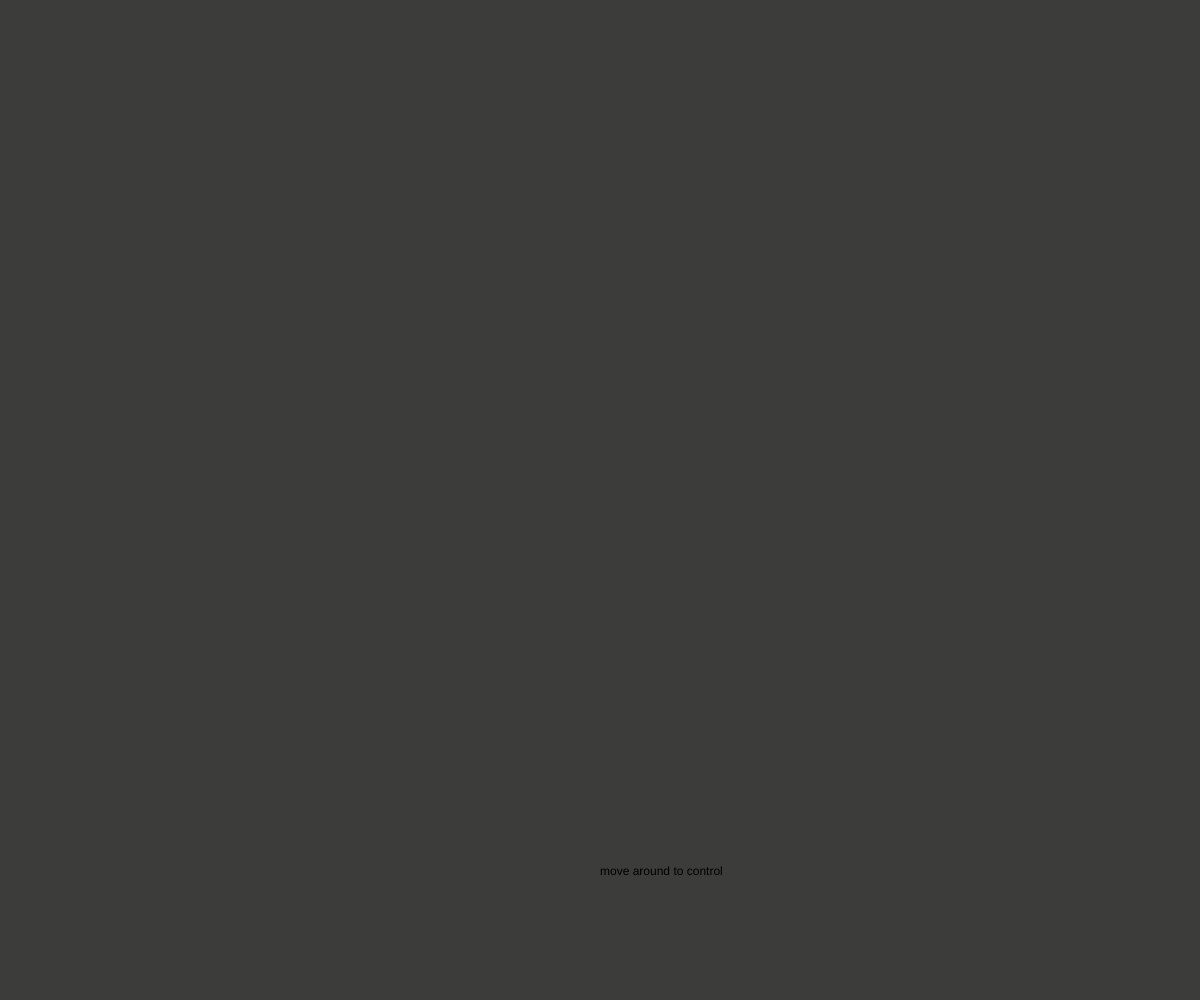
Frame 1 (no input)
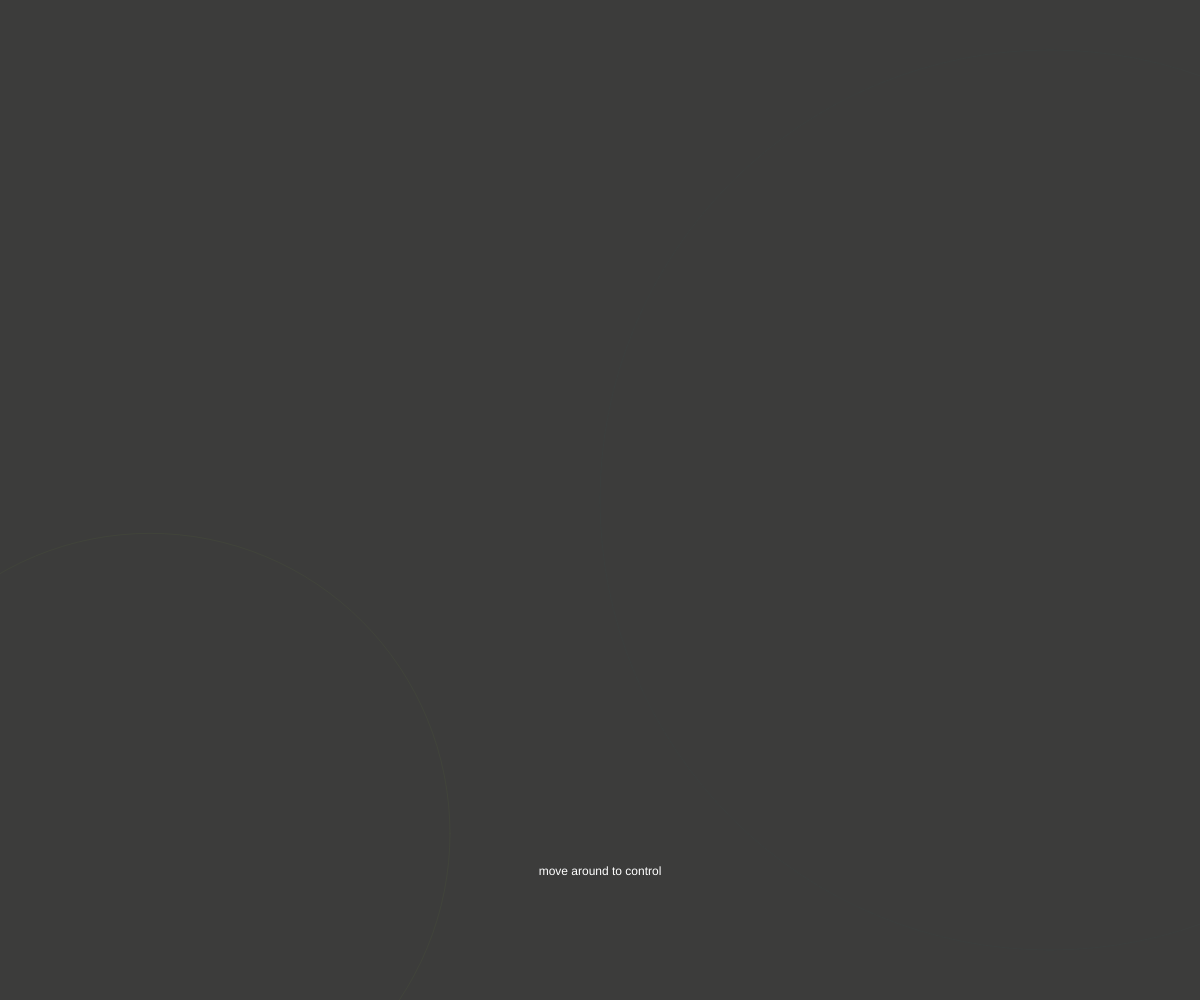
Frame 60 (no input)
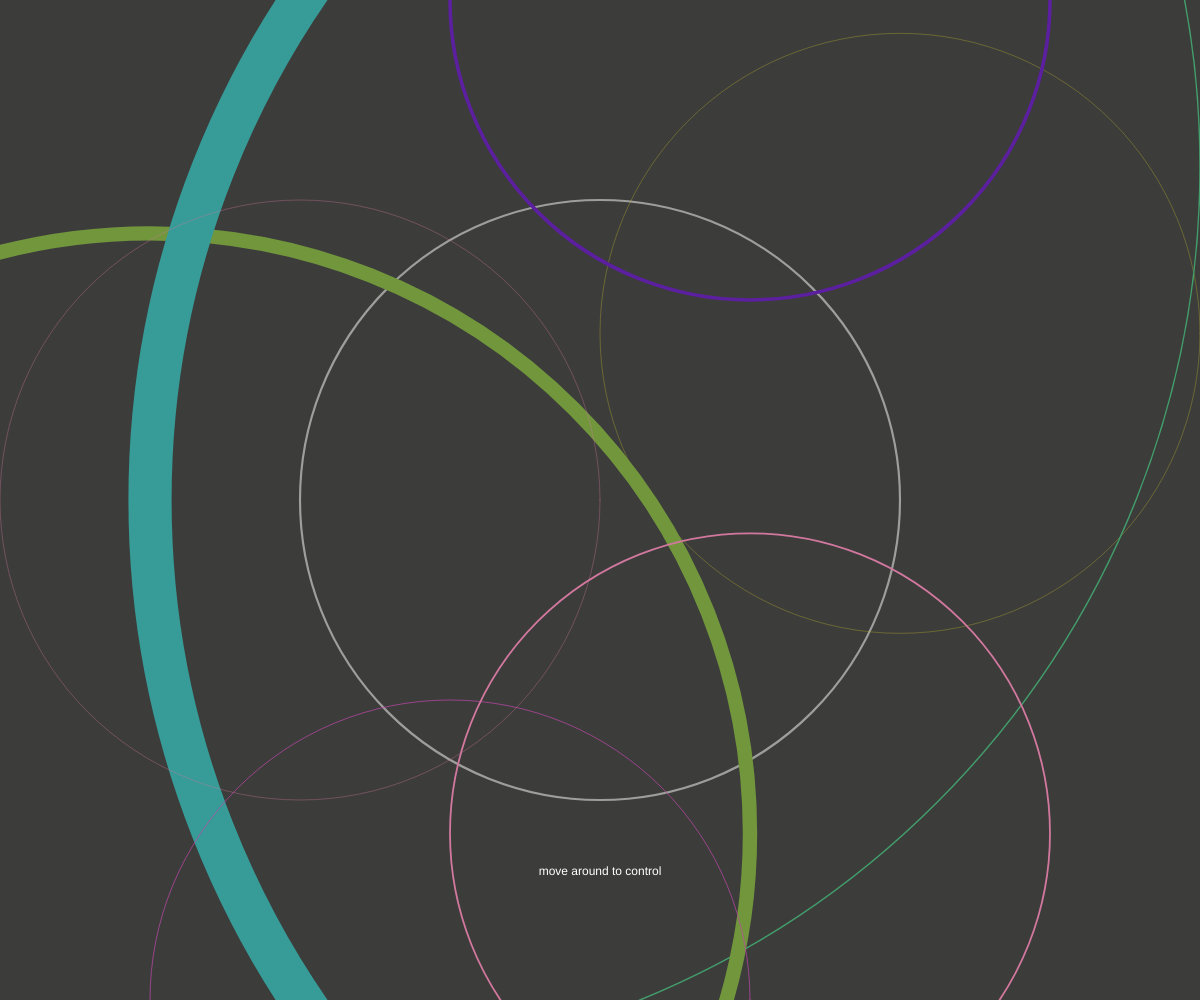
Frame 120 (the mouse pressed at the canvas centre since frame 60)

The p5.js sketch that drew these frames (run headless with seeded random() and noise() and a simulated clock; from frame 60 on, the mouse is pressed at the canvas centre):

// p5.js sketch
// ── sketch.js
function preload() {
  // put preload code here
}

function setup() {
  createCanvas(windowWidth, windowHeight);
  frameRate (30);
}

function draw() {
  background("#3c3c3b");
 
  /*all ellipses have being made in the same way*/
  /*but with different values*/

  /*1st ellipse*/
  push();
  /*centre translated in the middle of the screen*/
  translate (width/2, height/2);
  /*scaling with little rate to take it slow*/
  scale (0.5 * frameCount);
  noFill ();
  /*stroke can change depending on your position on the screen*/
  /*the difference is small and different between circles*/
  strokeWeight (0.03/500 * mouseX);
  stroke (lerpColor(color("#ffffff"), color ("#3c3c3b"),
  frameCount/240));
  ellipse (0, 0, 10, 10);
  pop();
  
  /*2nd ellipse*/
  push()
  translate (3/4*width, height/3);
  scale (0.5 * frameCount);
  noFill ();
  strokeWeight (0.01/1000 * mouseX);
  stroke (lerpColor(color("#fff422"), color ("#3c3c3b"),
  frameCount/360));
  ellipse (0, 0, 10, 10);
  pop();

  /*3rd ellipse*/
  push()
  translate (width/4, height/6);
  scale (0.1 * frameCount);
  noFill ();
  strokeWeight (0.1/500 * mouseX);
  stroke (lerpColor(color("#48ff9b"), color ("#3c3c3b"),
  frameCount/240));
  ellipse (0, 0, 150, 150);
  pop();
  
  /*4th ellipse*/
  push()
  translate (width/8, 5/6*height);
  scale (10 * frameCount);
  noFill ();
  strokeWeight (0.01/500 * mouseX);
  stroke (lerpColor(color("#a5ef3c"), color ("#3c3c3b"),
  frameCount/240));
  ellipse (0, 0, 1, 1);
  pop(); 

  /*5th ellipse*/
  push()
  translate (7/8*width, height/2);
  scale (3 * frameCount);
  noFill ();
  strokeWeight (0.1/500 * mouseX);
  stroke (lerpColor(color("#32f9f3"), color ("#3c3c3b"),
  frameCount/240));
  ellipse (0, 0, 5, 5);
  pop(); 

  /*6th ellipse*/
  push()
  translate (5/8*width, 0);
  scale (0.5 * frameCount);
  noFill ();
  strokeWeight (0.1/1000 * mouseX);
  stroke (lerpColor(color("#6a11d1"), color ("#3c3c3b"),
  frameCount/360));
  ellipse (0, 0, 10, 10);
  pop(); 
   
  /*7th ellipse*/
  push()
  translate (3/8*width, height);
  scale (1 * frameCount);
  noFill ();
  strokeWeight (0.01/1000 * mouseX);
  stroke (lerpColor(color("#ff4ddd"), color ("#3c3c3b"),
  frameCount/360));
  ellipse (0, 0, 5, 5);
  pop(); 

  /*8th ellipse*/
  push()
  translate (width/4, height/2);
  scale (0.5 * frameCount);
  noFill ();
  strokeWeight (0.01/1000 * mouseX);
  stroke (lerpColor(color("#a5ef3c"), color (255, 0, 255),
  frameCount/240));
  ellipse (0, 0, 10, 10);
  pop(); 

  /*9th ellipse*/
  push()
  translate (5/8*width, 5/6*height);
  scale (0.5 * frameCount);
  noFill ();
  strokeWeight (0.05/1000 * mouseX);
  stroke (lerpColor(color("#a5ef3c"), color (255, 0, 255),
  frameCount/240));
  ellipse (0, 0, 10, 10);
  pop(); 
 
   /*text*/
  textSize(12);
  text('move around to control', width/2, 7/8*height);
  textAlign (CENTER);
  fill("#ffffff");

}
